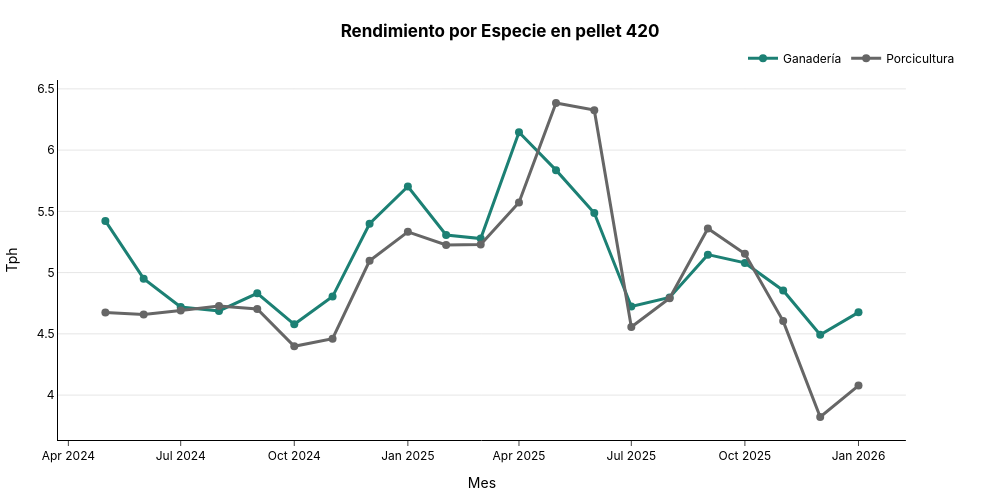

Notebook code cell kept with this figure:
### Code cell
f_tph_pellet420_especie = plot_line(
    by_month_pellet_especie[by_month_pellet_especie["pellet"] == "pellet 420"], 
    x_col="year_month"
    , y_col="tph",
     group_col="especie",
 title='Rendimiento por Especie en pellet 420',
 x_title='Mes', 
 y_title="Tph")
f_tph_pellet420_especie.show()

s3.save_plotly_html(f_tph_pellet420_especie, "f_tph_pellet420_especie.html")

### Figure 1 — Plotly figure (JSON) as saved in the notebook; plotly's stock layout.template omitted (floating-point values rounded to 4 significant figures)
{"data": [{"hovertemplate": "<b>%{y:.1f}</b><extra></extra>", "line": {"color": "#1C8074", "shape": "linear", "width": 3}, "marker": {"color": "#1C8074", "size": 8}, "mode": "lines+markers", "name": "Ganadería", "type": "scatter", "x": ["2024-05", "2024-06", "2024-07", "2024-08", "2024-09", "2024-10", "2024-11", "2024-12", "2025-01", "2025-02", "2025-03", "2025-04", "2025-05", "2025-06", "2025-07", "2025-08", "2025-09", "2025-10", "2025-11", "2025-12", "2026-01"], "xaxis": "x", "y": [5.422, 4.951, 4.72, 4.687, 4.831, 4.578, 4.804, 5.399, 5.703, 5.307, 5.278, 6.147, 5.837, 5.486, 4.724, 4.797, 5.147, 5.079, 4.854, 4.492, 4.675], "yaxis": "y"}, {"hovertemplate": "<b>%{y:.1f}</b><extra></extra>", "line": {"color": "#666666", "shape": "linear", "width": 3}, "marker": {"color": "#666666", "size": 8}, "mode": "lines+markers", "name": "Porcicultura", "type": "scatter", "x": ["2024-05", "2024-06", "2024-07", "2024-08", "2024-09", "2024-10", "2024-11", "2024-12", "2025-01", "2025-02", "2025-03", "2025-04", "2025-05", "2025-06", "2025-07", "2025-08", "2025-09", "2025-10", "2025-11", "2025-12", "2026-01"], "xaxis": "x", "y": [4.675, 4.659, 4.691, 4.728, 4.703, 4.398, 4.46, 5.096, 5.333, 5.226, 5.23, 5.572, 6.385, 6.326, 4.556, 4.791, 5.36, 5.153, 4.604, 3.821, 4.078], "yaxis": "y"}], "layout": {"font": {"color": "black", "family": "Inter, Arial, sans-serif"}, "height": 500, "hovermode": "x unified", "legend": {"orientation": "h", "x": 1, "xanchor": "right", "y": 1.02, "yanchor": "bottom"}, "margin": {"b": 40, "l": 40, "r": 40, "t": 80}, "paper_bgcolor": "rgba(0,0,0,0)", "plot_bgcolor": "rgba(0,0,0,0)", "title": {"text": "<b>Rendimiento por Especie en pellet 420<b>", "x": 0.5, "xanchor": "center", "y": 0.95, "yanchor": "top"}, "width": 1000, "xaxis": {"anchor": "y", "domain": [0, 0.94], "linecolor": "black", "linewidth": 1, "showline": true, "ticks": "outside", "title": {"text": "Mes"}}, "yaxis": {"anchor": "x", "domain": [0, 1], "gridcolor": "rgba(0,0,0,0.1)", "linecolor": "black", "linewidth": 1, "showgrid": true, "showline": true, "title": {"text": "Tph"}}, "yaxis2": {"anchor": "x", "overlaying": "y", "side": "right"}}}
